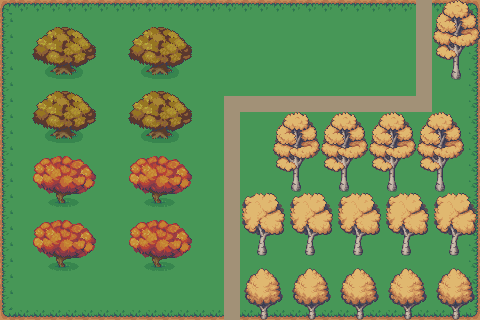

Rendered tile map (Tiled .tmx) drawn with the repository's tilesets; below, a short description and the map source with its tile grids summarised:
An orthogonal 30x20 tile map with 16x16 px tiles, 3 tile layers (Background, Road, Prop), 5 tilesets and 5 objects (4x Transaction, Props).

<map version="1.10" tiledversion="1.12.2" class="MapMeta" orientation="orthogonal" renderorder="right-down" width="30" height="20" tilewidth="16" tileheight="16" infinite="0" nextlayerid="5" nextobjectid="23">
 <properties>
  <property name="mapId" value="9b5bdbd9-3999-5e1e-aa17-5099491e841c" />
  <property name="Sort" type="int" value="5" />
  <property name="mapName" value="北郊" />
  <property name="region" value="开源镇" />
  <property name="type" propertytype="MapType" value="outDoor" />
 </properties>
 <tileset firstgid="1" source="../../../tilesets/Game_Maker_Studio_Autotiles_16x16.tsx" />
 <tileset firstgid="1249" source="../../../tilesets/1_Terrains_16x16.tsx" />
 <tileset firstgid="1985" source="../../../tilesets/装饰物.tsx" />
 <tileset firstgid="2003" source="../../../tilesets/6_Trees_16x16.tsx" />
 <tileset firstgid="11703" source="../../../tilesets/11_Camping_16x16.tsx" />
 <layer id="1" name="Background" width="30" height="20">
  <data>[600 cells, 600 non-empty, 9 distinct tile ids]</data>
 </layer>
 <layer id="2" name="Road" width="30" height="20">
  <data>[600 cells, 32 non-empty, 1 distinct tile ids]</data>
 </layer>
 <layer id="3" name="Prop" width="30" height="20">
  <data>[600 cells, 323 non-empty, 71 distinct tile ids]</data>
 </layer>
 <objectgroup id="4" name="Interactive">
  <object id="15" type="Transaction" x="416" y="0" width="15.8181" height="14.3467">
   <properties>
    <property name="from" value="9b5bdbd9-3999-5e1e-aa17-5099491e841c" />
    <property name="to" value="46c0823c-c650-5200-a391-2cfb37761b30" />
   </properties>
  </object>
  <object id="16" type="Transaction" x="416" y="16" width="15.8181" height="14.7145">
   <properties>
    <property name="from" value="46c0823c-c650-5200-a391-2cfb37761b30" />
    <property name="to" value="9b5bdbd9-3999-5e1e-aa17-5099491e841c" />
   </properties>
  </object>
  <object id="19" type="Transaction" x="224" y="304" width="16" height="16">
   <properties>
    <property name="from" value="9b5bdbd9-3999-5e1e-aa17-5099491e841c" />
    <property name="to" value="25f3952d-ec39-53af-a8c1-d523c43b80b0" />
   </properties>
  </object>
  <object id="20" type="Transaction" x="224" y="288" width="16" height="16">
   <properties>
    <property name="from" value="25f3952d-ec39-53af-a8c1-d523c43b80b0" />
    <property name="to" value="9b5bdbd9-3999-5e1e-aa17-5099491e841c" />
   </properties>
  </object>
  <object id="22" type="Props" gid="1990" x="400" y="96" width="16" height="16">
  </object>
 </objectgroup>
</map>
